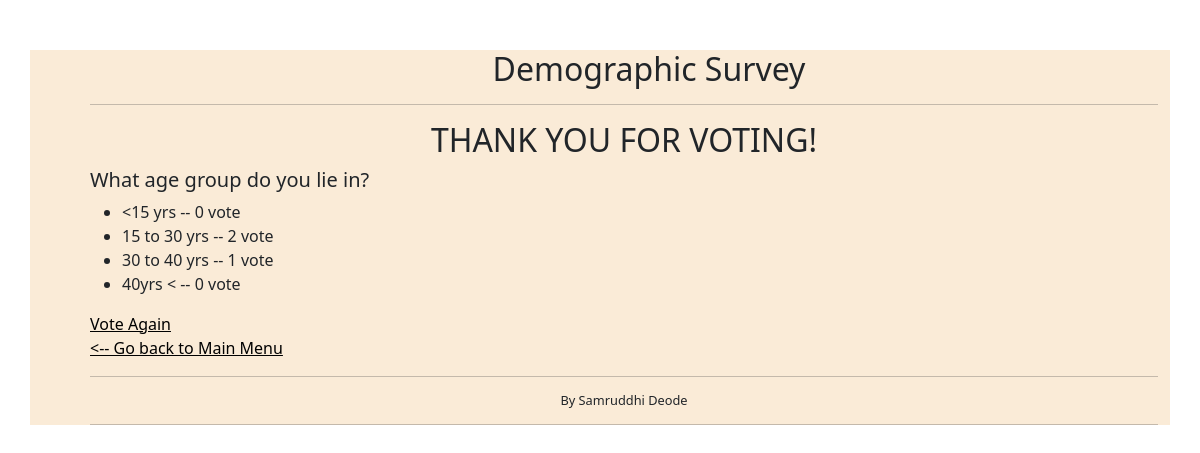
/polls/9/results, run on the app's committed database.
### polls/models.py (models this page shows, shortened)
class Question(models.Model):
    question_text = models.CharField(max_length=200)
    pub_date = models.DateTimeField('date published')

class Choice(models.Model):
    choice_text = models.CharField(max_length=200)
    no_votes = models.IntegerField(default=0)
    question = models.ForeignKey(Question, on_delete = models.CASCADE)

### polls/views.py (the view)
# urls.py: path('<int:question_id>/results', views.results, name="results"),
def results(request, question_id):
    question = Question.objects.get(id=question_id)
    context = {'question': question}
    return render(request, 'polls/results.html', context)

### template/polls/results.html
{% extends 'polls/base.html' %}
{% load static %}
{%block main_content%}
<h2 style="text-align: center;">THANK YOU FOR VOTING!</h2>
<h5>{{question.question_text}}</h5>
<ul>
    {% for ch in question.choice_set.all %}
        <li> {{ch.choice_text}} -- {{ch.no_votes}} vote{{ch.vote|pluralize}}</li>
    {%endfor%}
</ul>
<a href={% url 'polls:details' question.id %} style="color: black;"> Vote Again </a><br>
<a href="{% url 'polls:index' %}" style="color: black;"><-- Go back to Main Menu</a>
{%endblock%}

### data on the page
Question: question_text "What age group do you lie in?"
Choice: choice_text "<15 yrs", no_votes "0"
Choice: choice_text "15 to 30 yrs", no_votes "2"
Choice: choice_text "30 to 40 yrs", no_votes "1"
Choice: choice_text "40yrs <", no_votes "0"
